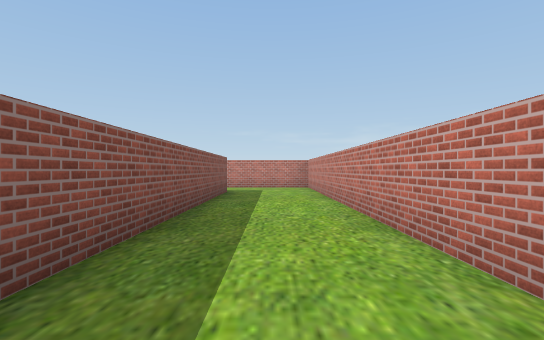
view 1 (above)

16 first-person views from a walk through a scene from a Unity 3-D project. The camera is 1.2 m above the floor, looks level and sees 85° across. The floor is counted in squares, 2 m on a side. Each view is taken from the middle of a square. On the plan, view 1 faces up. The plan holds only what a view shows up to about 9 squares ahead; the rest is blank. The place goes on beyond the plan. The player is left out. Some surface patterns are stand-ins.

view 2
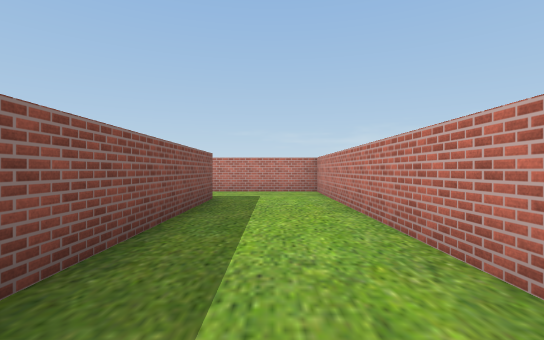

view 3
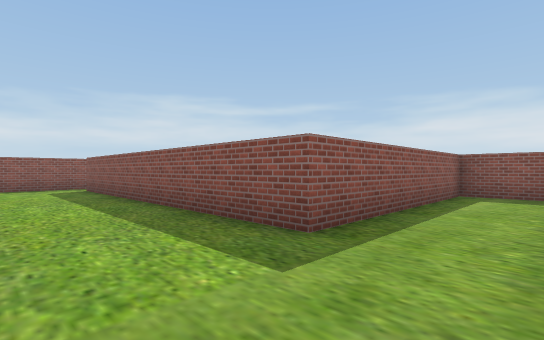

view 4
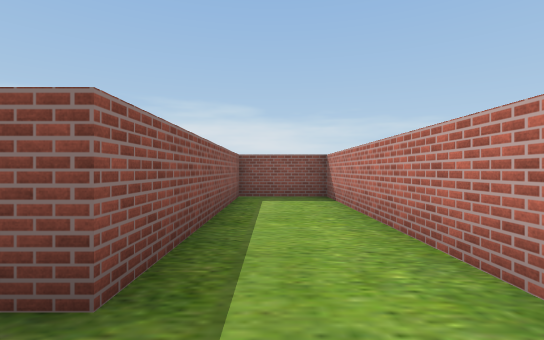

view 5
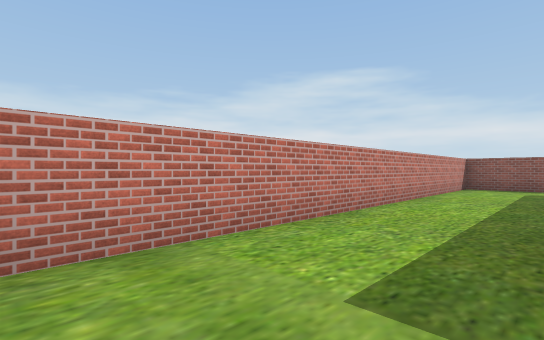

view 6
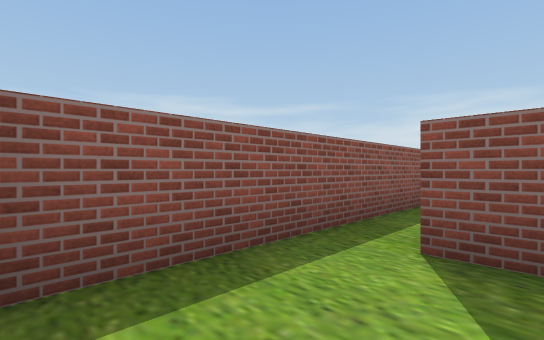

view 7
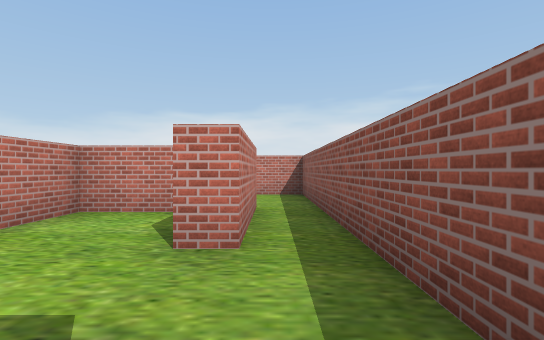

view 8
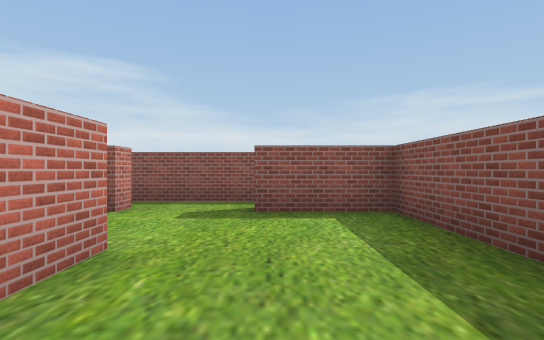

view 9
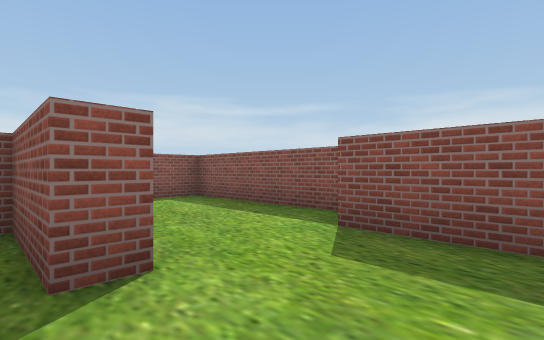

view 10
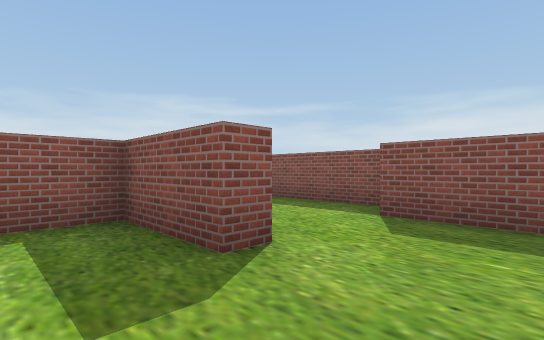

view 11
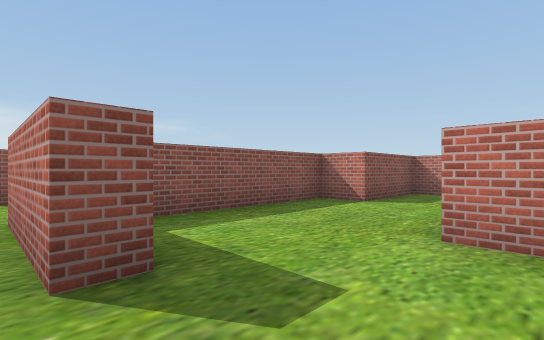

view 12
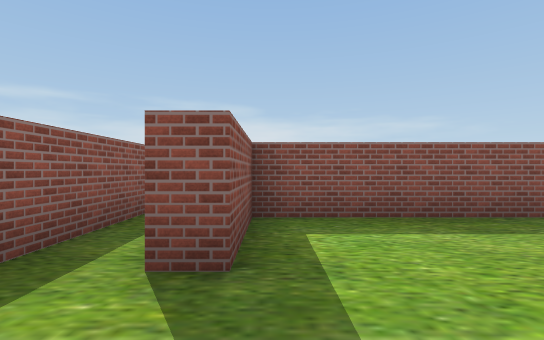

view 13
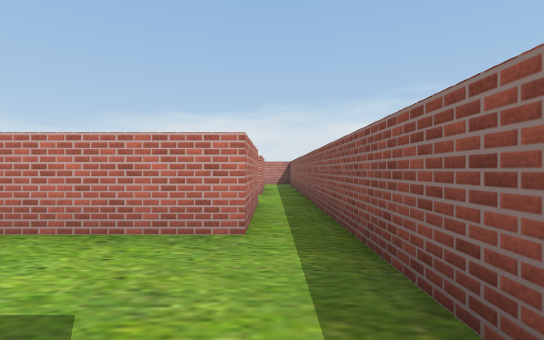

view 14
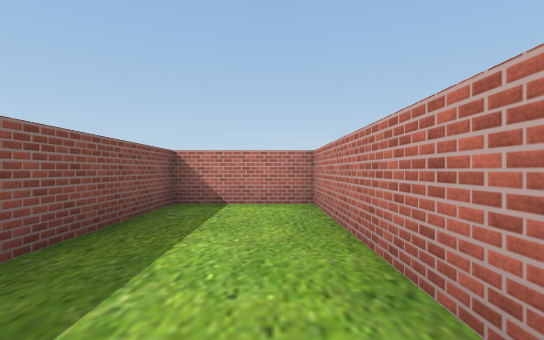

view 15
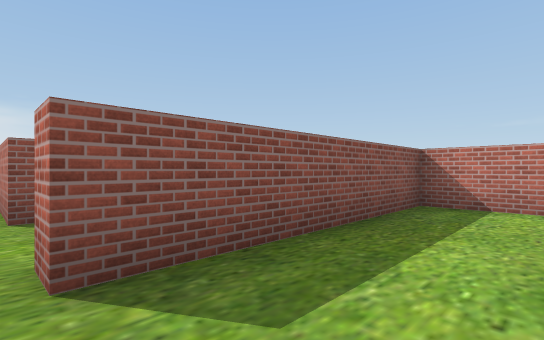

view 16
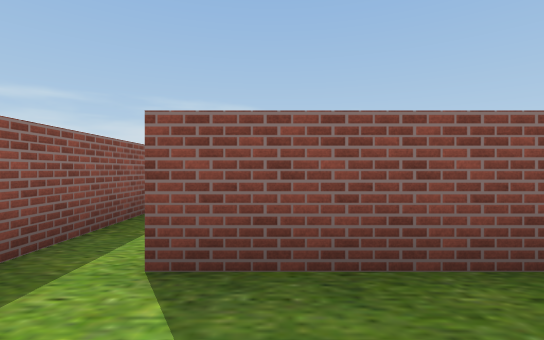

### Floor plan
Points are (right, up) in squares from view 1. A wall is a line through its corners. A room is listed if a view was taken in it or the views show most of it. See-through windows are left out.
Room 1 (views 1, 2, 3, 4, 5, 6)
walls: (-3.4, -0.7) (1.3, -0.7) (1.3, 10.3) (-6.8, 10.3) (-6.8, 8.3) (-1.2, 8.3) (-1.2, 0.3) (-3.8, 0.3)
ways out: opening at (-2.5, 0) to room 2
Room 2 (views 7, 11, 12, 14, 15, 16)
walls: (-10.6, -0.7) (-3.4, -0.7); (-5.7, 0.8) (-5.7, 0.3) (-8.2, 0.3) (-8.2, 5.3) (-10.7, 5.3) (-10.7, 0.3); (-3.8, 0.3) (-3.8, 0.8)
ways out: opening at (-2.5, 0) to room 1; opening at (-4.5, 1) to room 3; opening at (-11, 0) to room 5
Room 3 (view 8)
walls: (-6.8, 5.3) (-7.8, 5.3) (-7.8, 0.8) (-5.7, 0.8); (-1.7, 1.4) (-1.7, 2.7) (-4.8, 2.7) (-4.8, 3.8)
ways out: opening at (-4.5, 1) to room 2; opening at (-6, 6) to room 4
Room 4 (views 9, 10)
walls: (-4.9, 5.3) (-4.3, 5.3) (-4.3, 3.3) (-3.1, 3.3); (-6, 7.8) (-6.8, 7.8) (-6.8, 5.3)
ways out: opening at (-6, 6) to room 3
Room 5 (view 13)
walls: (-10.7, 0.3) (-11.2, 0.3); (-13.1, -0.7) (-10.6, -0.7)
ways out: opening at (-11, 0) to room 2; opening at (-14, 0)

Positions as (right, up) in squares from view 1, and headings:
1: (0, 0), facing up
2: (0, 2), facing up
3: (1, 10), facing down-left
4: (0, 9), facing left
5: (-1, 10), facing down-right
6: (1, 1), facing down-left
7: (-6, 0), facing right
8: (-6, 5), facing down
9: (-4, 7), facing down-left
10: (-3, 7), facing down-left
11: (-4, 0), facing up-left
12: (-4, 1), facing left
13: (-11, 0), facing right
14: (-9, 0), facing up
15: (-9, 0), facing up-left
16: (-9, 1), facing left
